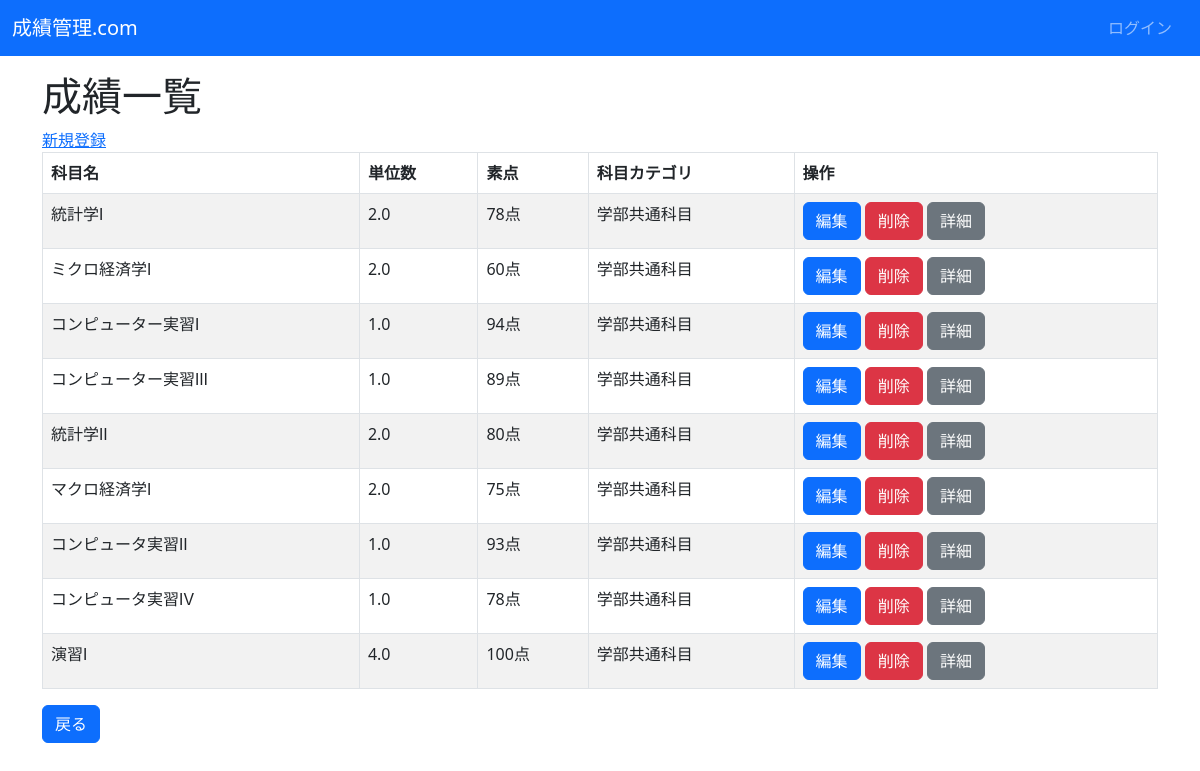
Page /crud/学部共通科目/ on the committed database.
### crud/models.py (models this page shows, shortened)
class Subject(models.Model):
  name = models.CharField(max_length=100)
  credit = models.FloatField(null=True, blank=False)
  score = models.PositiveIntegerField()
  category = models.ForeignKey(Category, on_delete=models.DO_NOTHING)

class Category(models.Model):
  name = models.CharField(max_length=200)
  def __str__(self):
    return self.name

### crud/views.py (the view)
# urls.py: path('crud/<str:category>/', CategorySubjectListView.as_view(), name="category-subject-list"),
class CategorySubjectListView(ListView):
  model = Subject
  template_name = "crud/category_subject.html"
  context_object_name = "subjects"
  def get_queryset(self, **kwargs):
    category_name = self.kwargs["category"]
    category = get_object_or_404(Category, name=category_name)
    return super().get_queryset().filter(category=category)

### crud/templates/crud/category_subject.html (shortened to what this page needs)
{% extends "base.html" %}
{% block content %}
    <h1>成績一覧</h1>
    <a href="{% url 'new' %}">新規登録</a>
    <table class="table table-striped table-hover table-bordered">
      <thead>
        <tr>
          <th>科目名</th>
          <th>単位数</th>
          <th>素点</th>
          <th>科目カテゴリ</th>
          <th>操作</th>
        </tr>
      </thead>
      {% for subject in object_list %}
      <tr>
        <td>{{ subject.name }}</td>
        <td>{{ subject.credit }}</td>
        <td>{{ subject.score }}点</td>
        <td>{{ subject.category }}</td>
        <td>
          <button class="btn btn-primary" onclick="location.href='{% url 'edit' pk=subject.pk %}'">編集</button>
          <button class="btn btn-danger" onclick="location.href='{% url 'delete' pk=subject.pk %}'">削除</button>
          <button class="btn btn-secondary" onclick="location.href='{% url 'detail' pk=subject.pk %}'">詳細</button>
        </td>
      </tr>
      {% endfor %}
    </table>
    <button class="btn btn-primary" onclick="location.href='{% url 'list' %}'">戻る</button>
  {% endblock %}

### crud/templates/base.html (shortened to what this page needs)
<!DOCTYPE html>
<html lang="ja">
<head>
    <link href="https://cdn.jsdelivr.net/npm/bootstrap@5.3.0-alpha3/dist/css/bootstrap.min.css" rel="stylesheet">
</head>
<body>
  <main>
  <nav class="navbar navbar-expand-lg navbar-dark bg-primary" style="margin-bottom: 1rem;">
    <div class="container-fluid">
      <a class="navbar-brand" href="{% url 'list' %}">成績管理.com</a>
      <div class="collapse navbar-collapse justify-content-end" id="navbarNav">
        <ul class="navbar-nav ms-auto">
          {% if request.user.is_authenticated %}
          <span class="navbar-text">
            ようこそ！{{ user.get_username }}さん
          </span>
          </li>
          <li class="nav-item px-2">
            <a class="nav-link" href="{% url 'total' %}">プロフィール</a>
          </li>
          <li class="nav-item px-2">
            <a class="nav-link" href="{% url 'signup' %}">ユーザ登録</a>
          </li>
          <li class="nav-item px-2">
            <a class="nav-link" href="{% url 'logout' %}">ログアウト</a>
          </li>
          {% else %}
          <li class="nav-item px-2">
            <a class="nav-link" href="{% url 'login' %}">ログイン</a>
          </li>
          {% endif %}
        </ul>
      </div>
    </div>
  </nav>
    <div class="container">
      {% block content %}{% endblock %}
    </div>
    <link href="stylesheet/style.css" rel="stylesheet">
  </main>
</body>
</html>

### rows in the picture
Subject: name "統計学Ⅰ", credit "2.0", score "78", category "学部共通科目"
Subject: name "ミクロ経済学Ⅰ", credit "2.0", score "60", category "学部共通科目"
Subject: name "コンピューター実習Ⅰ", credit "1.0", score "94", category "学部共通科目"
Subject: name "コンピューター実習Ⅲ", credit "1.0", score "89", category "学部共通科目"
Subject: name "統計学Ⅱ", credit "2.0", score "80", category "学部共通科目"
Subject: name "マクロ経済学Ⅰ", credit "2.0", score "75", category "学部共通科目"
Subject: name "コンピュータ実習Ⅱ", credit "1.0", score "93", category "学部共通科目"
Subject: name "コンピュータ実習Ⅳ", credit "1.0", score "78", category "学部共通科目"
Subject: name "演習Ⅰ", credit "4.0", score "100", category "学部共通科目"
